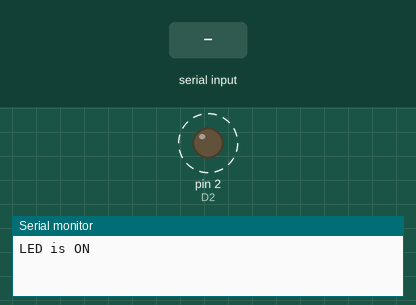
This program was run on a simulated Arduino Uno, built with avr-gcc and run on an emulated ATmega328P. On the bench: output pins drawn as LEDs (lit = HIGH), the last lines printed to the serial monitor. Dashed ring = blinking. Inputs (shaded band) come from the test bench.

Above: at 1.1 s.
3.1 s: "1" received over Serial
At 3.1 s:
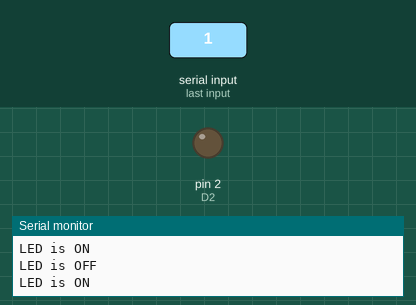
Timing chart, 0 to 12.1 s (numbered marks = the images above; inputs shaded):
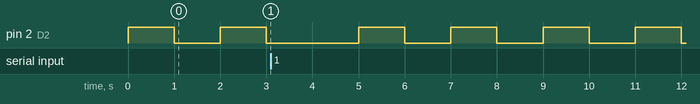

The program:

main.cpp
```cpp
//--------------------
// Title: Blink_LED
//--------------------
// Program Detail:
//--------------------
// Purpose: Continuously blinks an LED at a constant speed based on delay_speed_normal variable. If user enters "A" then speed of
//          ON/OFF cycle is increased to delay_speed_fast variable. If user enters "B" then speed of ON/OFF cycle is decreased
//          to delay_speed_slow variable. User can also enter "reset" to go back to original speed operation.
// Inputs: Terminal
// Outputs: Terminal, GPIO2(LED)
// Date: Sept. 23, 2023 - 1:45PM
// Compiler: Arduino IDE 2.2.1
// Author: Daniel Rebich
// Versions:
//      V1 - Original Iteration

//--------------------
// File Dependencies: NONE
//--------------------
#include <Arduino.h>
//--------------------
// Main Program
//--------------------
const int D2 = 2;
int delay_speed_normal = 1000;
int delay_speed_slow = 2000;
int delay_speed_fast = 100;
int delay_amt = delay_speed_normal;

void setup() {
  Serial.begin(9600);
  pinMode(D2, OUTPUT);
  digitalWrite(D2,LOW);
}

void loop() {
  digitalWrite(D2,HIGH);
  delay(delay_amt);
  Serial.println("LED is ON");

  digitalWrite(D2,LOW);
  delay(delay_amt);
  Serial.println("LED is OFF");

  if(Serial.available() > 0){
    String tempVar = Serial.readString();
    tempVar.trim();

    if(tempVar == "A"){
      delay_amt = delay_speed_fast;
    }else if(tempVar == "B"){
      delay_amt = delay_speed_slow;
    }else if(tempVar == "reset"){
      delay_amt = delay_speed_normal;
    }else {
      Serial.println("Input Not Accepted!");
    }
  }
}
```

Measured:
- by itself, pin 2 (D2): alternates HIGH for 1.0 s and LOW for 1.0 s
